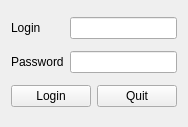
<?xml version="1.0" encoding="UTF-8"?>
<ui version="4.0">
 <class>Login</class>
 <widget class="QWidget" name="Login">
  <property name="geometry">
   <rect>
    <x>0</x>
    <y>0</y>
    <width>176</width>
    <height>127</height>
   </rect>
  </property>
  <property name="windowTitle">
   <string>Login</string>
  </property>
  <layout class="QVBoxLayout" name="verticalLayout">
   <item>
    <layout class="QHBoxLayout" name="horizontalLayout">
     <item>
      <widget class="QLabel" name="label_2">
       <property name="text">
        <string>Login       </string>
       </property>
      </widget>
     </item>
     <item>
      <widget class="QLineEdit" name="lblLogin"/>
     </item>
    </layout>
   </item>
   <item>
    <layout class="QHBoxLayout" name="horizontalLayout_2">
     <item>
      <widget class="QLabel" name="label">
       <property name="text">
        <string>Password</string>
       </property>
      </widget>
     </item>
     <item>
      <widget class="QLineEdit" name="lblPassword"/>
     </item>
    </layout>
   </item>
   <item>
    <layout class="QHBoxLayout" name="horizontalLayout_3">
     <item>
      <widget class="QPushButton" name="BtnLogin">
       <property name="text">
        <string>Login</string>
       </property>
      </widget>
     </item>
     <item>
      <widget class="QPushButton" name="BtnQuit">
       <property name="text">
        <string>Quit</string>
       </property>
      </widget>
     </item>
    </layout>
   </item>
  </layout>
 </widget>
 <resources/>
 <connections/>
</ui>
